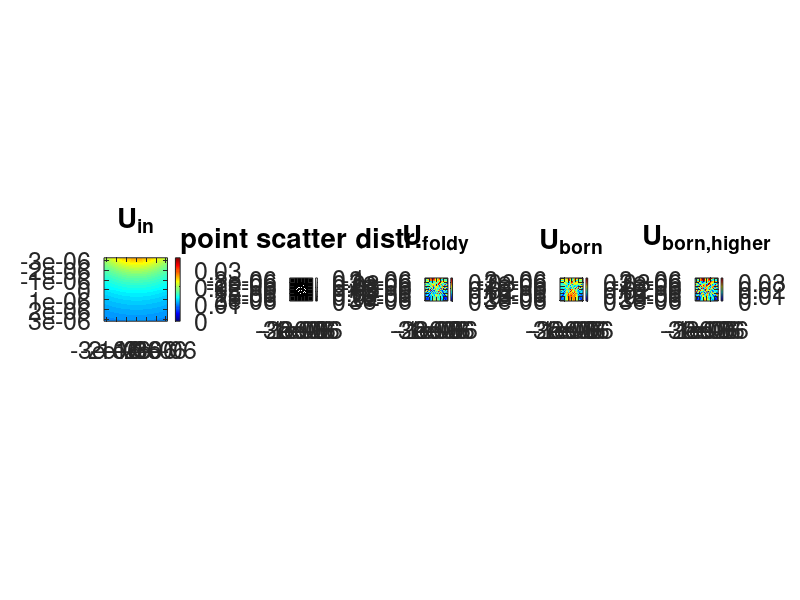
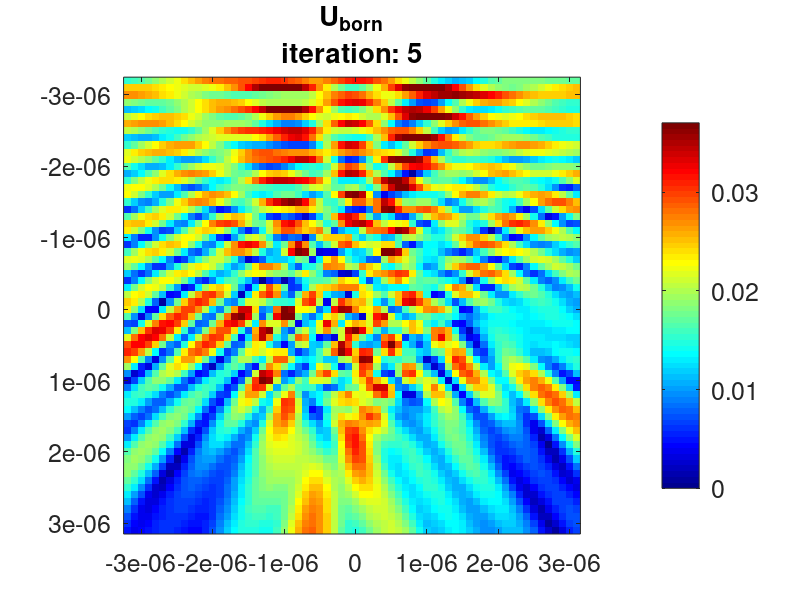

These charts were generated, in order, by the following MATLAB code:
set(0, 'DefaultAxesFontSize', 18);
set(0, 'DefaultFigureColor', 'w');
%addpath(genpath('C:\Users\Lars Loetgering\Dropbox\Codes\fracPty\utils\export_fig2018'))

% create coordinate meshgrid
N = 2^6; dx = 100e-9; L = N * dx;
x = (-N/2:N/2-1)*dx; z = x;
[X,Z] = meshgrid(x);

% determine wavevector
k = 2*pi/633e-9;

% source coordinate
xs = 0;zs = -1.1*L;
% xs = 0;zs = L/2;

% spherical wave 
R = sqrt((X-xs).^2 + (Z-zs).^2);
Uin = exp(1i*k*R)./(1i*k*R);
Uin(isnan(Uin)) = 0;

% plane wave
% Uin = exp(1i*k*Z);

%% determine random point scatter distribution

rng(0,'twister')
% idx = 1:10:N^2;
idx = 1:10:N^2;
numScatterers = length(idx); 
idx = min(idx+1*randi([1 4],size(idx)),N^2);
aleph = 10e-2;
pointScatterDist = zeros(N,N);
pointScatterDist(idx) = aleph;
pointScatterDist = pointScatterDist .* (X.^2+Z.^2 < (L/4)^2);
% pointScatterDist = (X.^2+4*Z.^2 < (L/4)^2);
idx = find(pointScatterDist(:)>0);

%% compute scattering matrix
G = exp(1i * k * R) ./ (1i * k * R + eps);
% method 1: Foldy Lax
M = zeros(N^2,N^2);
for loop = 1:length(idx)
    R = sqrt((X-X(idx(loop))).^2 + (Z-Z(idx(loop))).^2);
    % 2D Green's function: Hankel
    G = 1i*pi*besselh(0,k * R);
    G(idx(loop)) = 0;  
    M(:,idx(loop)) = G(:);
end
M = aleph * M;
Ufoldy = reshape( sparse(eye(N^2) - M) \ Uin(:), [N,N]);

% method 2: 1st Born approximation
Uborn = Uin(:) + M*Uin(:);
Uborn = reshape( Uborn, [N,N]);

maxAbs = max(max(abs(Ufoldy(:)),abs(Uborn(:))));

%% higher order Born
% 
k = 5;
UbornHigher = Uin(:);
% gamma = pointScatterDist/1;
gamma = 75e-2; % if not convergent, reduce this parameter
Mborn = sparse( gamma*M + (1-gamma)*eye(N^2) );
for loop = 1:k
    UbornHigher(:) = gamma * Uin(:) + Mborn * UbornHigher(:);
    
    if mod(loop,k/10) == 0
    figure(4)
    imagesc(x,x,abs(reshape( UbornHigher, [N,N])),[0 maxAbs]), axis image, colormap(jet)
    title({'U_{born}',['iteration: ', num2str(loop)]}), colorbar
    end
end
UbornHigher = reshape( UbornHigher, [N,N]);

lambda_max = abs(eigs(M,1));
disp(['largest eigenvalue of M: ', num2str(lambda_max)])
disp(['maximum gamma: ', num2str(1/lambda_max)])

%% show results
% modify colormap
cmap = jet(50);
c = linspace(0,1,10);
cmap = [c' * cmap(1,:);cmap];

figure(3)
subplot(1,5,1)
imagesc(x,x,abs(Uin),[0 maxAbs]), axis image, colormap(cmap)
title({'U_{in}',''}), colorbar

subplot(1,5,2)
imagesc(x,x,pointScatterDist), axis image, colormap(gray)
h = gca; title({'point scatter distr.',''}), colorbar

subplot(1,5,3)
imagesc(x,x,abs(Ufoldy),[0 maxAbs]), axis image, colormap(cmap)
title({'U_{foldy}',''}), colorbar

subplot(1,5,4)
imagesc(x,x,abs(Uborn),[0 maxAbs]), axis image, colormap(cmap)
title({'U_{born}',''}), colorbar

subplot(1,5,5)
imagesc(x,x,abs(UbornHigher),[0 maxAbs]), axis image, colormap(jet)
title({'U_{born,higher}',''}), colorbar
colormap(h, gray)